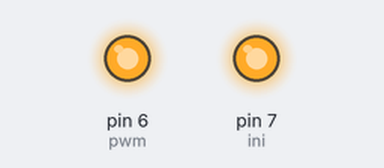
A sketch run on a simulated Arduino Uno, built with avr-gcc and run on an emulated ATmega328P. Parts: output pins drawn as LEDs (lit = HIGH).

Above: at 0.1 s.
Timing chart, 0 to 1.6 s (numbered marks = the images above):
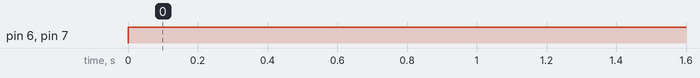

The sketch:

_1n.ino
```cpp
#define pwm 6
#define ini 7

void setup() {

pinMode(pwm,OUTPUT);
pinMode(ini,OUTPUT);

}

void loop() {
  // put your main code here, to run repeatedly:
 analogWrite(pwm,255);
 digitalWrite(ini,HIGH);
}
```

Measured:
- by itself, pin 6 (pwm), pin 7 (ini): LOW → HIGH at 0.00 s
